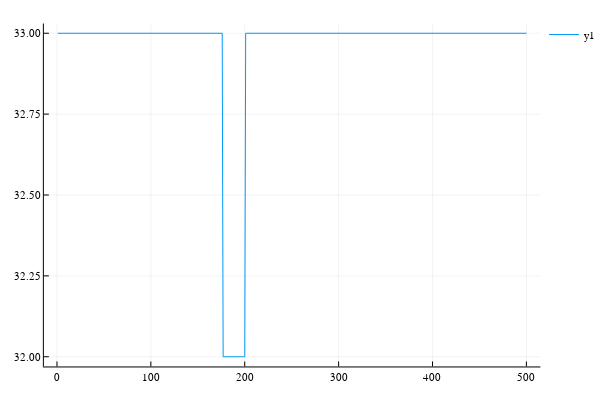

Notebook source saved alongside this figure:
### Code cell
plot(x,y)

### Figure 1 — Plotly figure (JSON) as saved in the notebook; plotly's stock layout.template omitted (floating-point values rounded to 4 significant figures; data arrays with more than 128 entries replaced by an {"elided": "..."} marker saying what was removed)
{"data": [{"colorbar": {"title": ""}, "hoverinfo": "text", "legendgroup": "y1", "line": {"color": "rgba(0, 154, 250, 1.000)", "dash": "solid", "shape": "linear", "width": 1}, "mode": "lines", "name": "y1", "showlegend": true, "text": {"elided": "500 null values"}, "type": "scatter", "x": {"elided": "500 int values"}, "xaxis": "x1", "y": {"elided": "500 int values"}, "yaxis": "y1", "zmax": 0.1, "zmin": -0.1}], "layout": {"annotations": [], "height": 400, "legend": {"bgcolor": "rgba(255, 255, 255, 1.000)", "bordercolor": "rgba(0, 0, 0, 1.000)", "font": {"color": "rgba(0, 0, 0, 1.000)", "family": "sans-serif", "size": 11}, "tracegroupgap": 0, "x": 1, "y": 1}, "margin": {"b": 20, "l": 0, "r": 0, "t": 20}, "paper_bgcolor": "rgba(255, 255, 255, 1.000)", "plot_bgcolor": "rgba(255, 255, 255, 1.000)", "showlegend": true, "width": 600, "xaxis": {"anchor": "y1", "domain": [0.08064, 0.9934], "gridcolor": "rgba(0, 0, 0, 0.100)", "gridwidth": 0.5, "linecolor": "rgba(0, 0, 0, 1.000)", "mirror": false, "range": [-13.97, 515.0], "showgrid": true, "showline": true, "showticklabels": true, "tickangle": 0, "tickcolor": "rgb(0, 0, 0)", "tickfont": {"color": "rgba(0, 0, 0, 1.000)", "family": "sans-serif", "size": 11}, "tickmode": "array", "ticks": "inside", "ticktext": ["0", "100", "200", "300", "400", "500"], "tickvals": [0, 100, 200, 300, 400, 500], "title": "", "titlefont": {"color": "rgba(0, 0, 0, 1.000)", "family": "sans-serif", "size": 15}, "type": "-", "visible": true, "zeroline": false, "zerolinecolor": "rgba(0, 0, 0, 1.000)"}, "yaxis": {"anchor": "x1", "domain": [0.03762, 0.9902], "gridcolor": "rgba(0, 0, 0, 0.100)", "gridwidth": 0.5, "linecolor": "rgba(0, 0, 0, 1.000)", "mirror": false, "range": [31.97, 33.03], "showgrid": true, "showline": true, "showticklabels": true, "tickangle": 0, "tickcolor": "rgb(0, 0, 0)", "tickfont": {"color": "rgba(0, 0, 0, 1.000)", "family": "sans-serif", "size": 11}, "tickmode": "array", "ticks": "inside", "ticktext": ["32.00", "32.25", "32.50", "32.75", "33.00"], "tickvals": [32, 32.25, 32.5, 32.75, 33], "title": "", "titlefont": {"color": "rgba(0, 0, 0, 1.000)", "family": "sans-serif", "size": 15}, "type": "-", "visible": true, "zeroline": false, "zerolinecolor": "rgba(0, 0, 0, 1.000)"}}}
